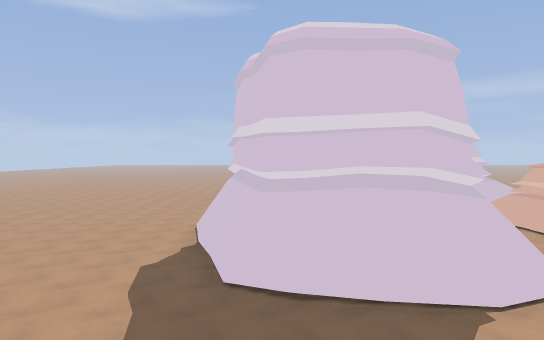
View 1 (above)

24 first-person views from a walk through a Godot game level. The camera is 1.5 m above the floor, tilts 2° down and sees 70° across. The floor is counted in squares, 2 m on a side. Each view is taken from the middle of a square. On the plan, view 1 faces up. The plan holds only what a view shows up to about 12 squares ahead; the rest is blank. The place goes on beyond the plan.

View 2
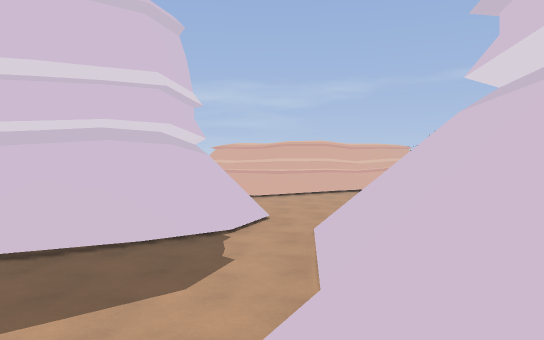

View 3
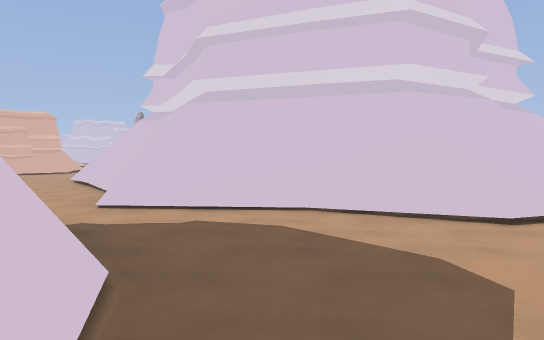

View 4
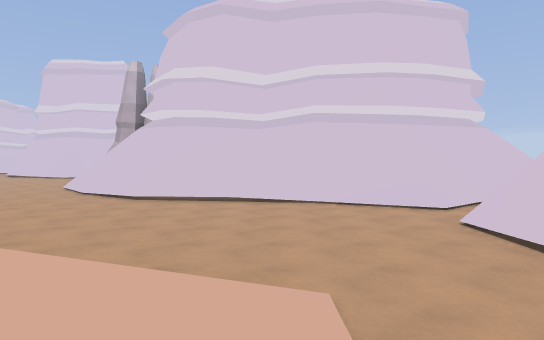

View 5
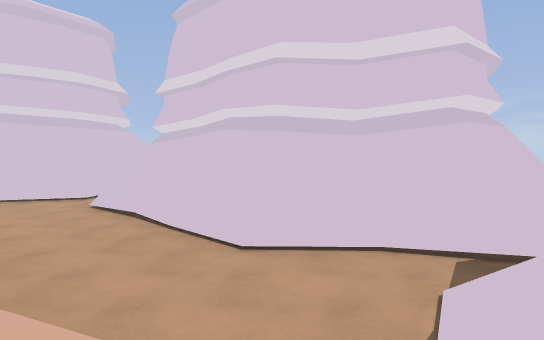

View 6
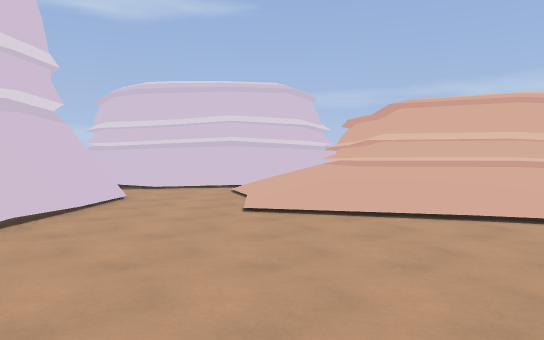

View 7
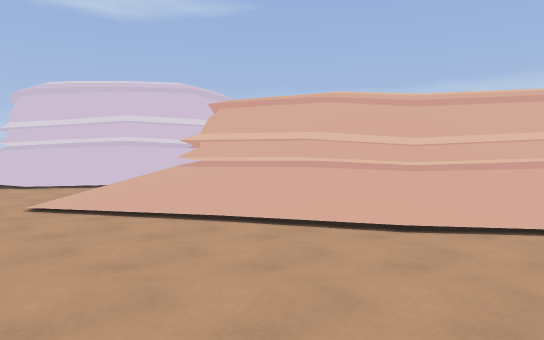

View 8
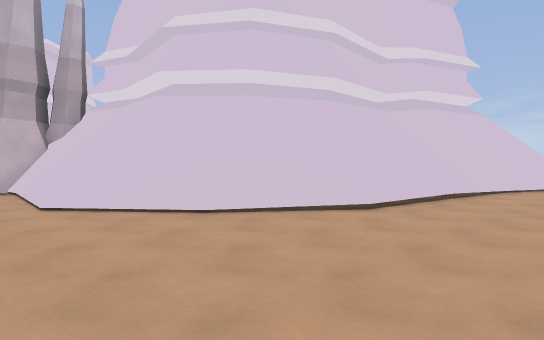

View 9
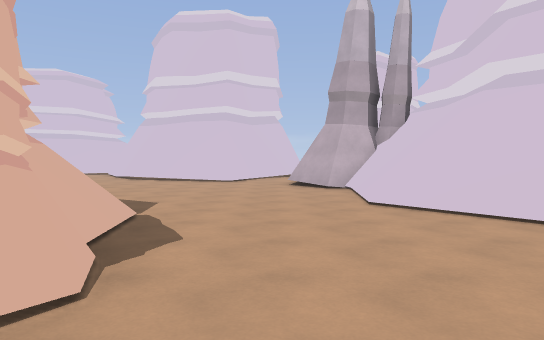

View 10
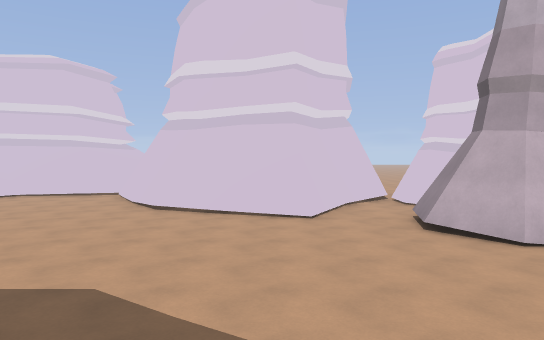

View 11
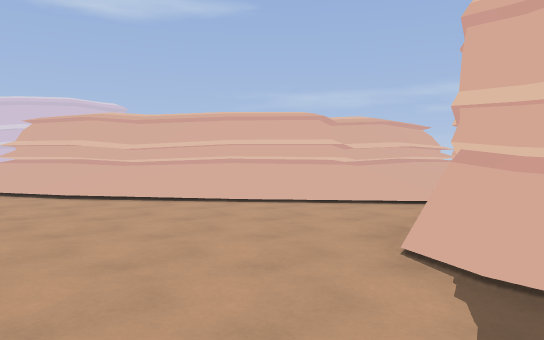

View 12
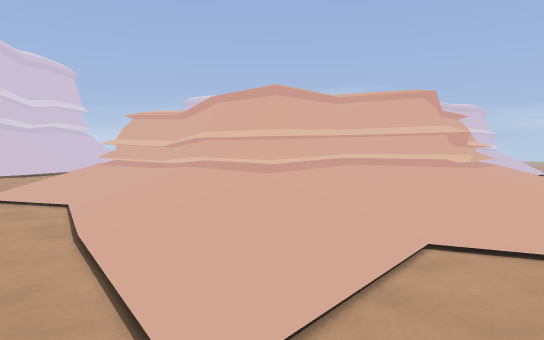

View 13
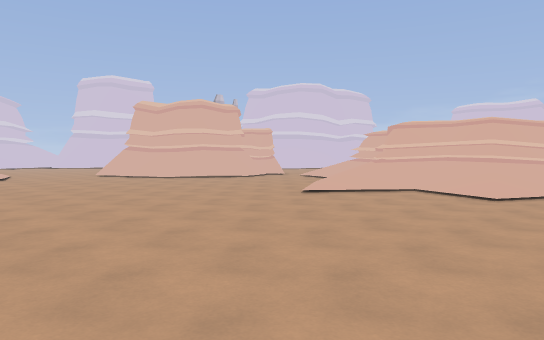

View 14
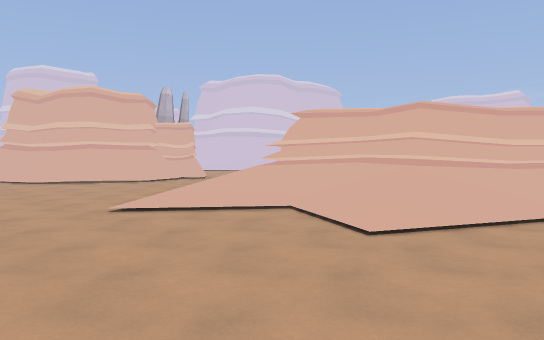

View 15
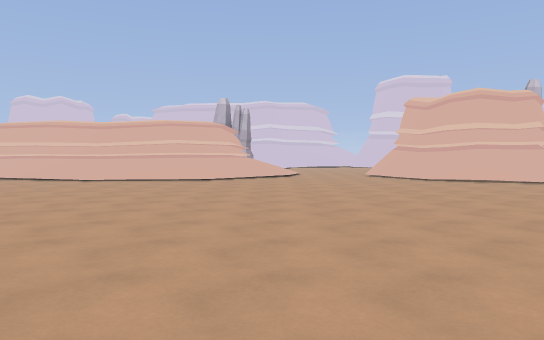

View 16
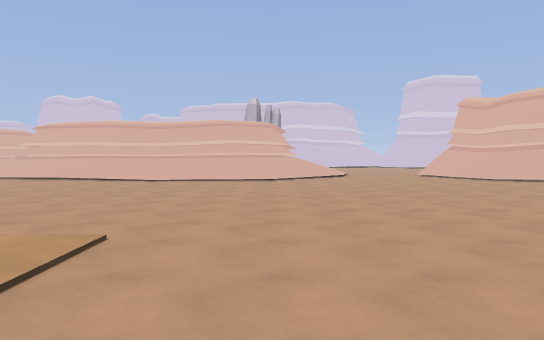

View 17
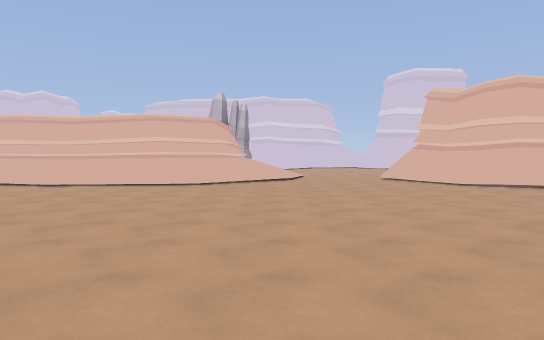

View 18
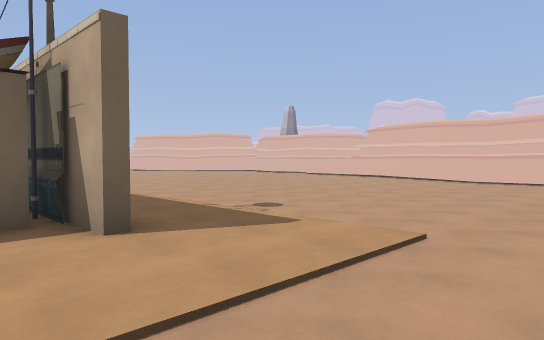

View 19
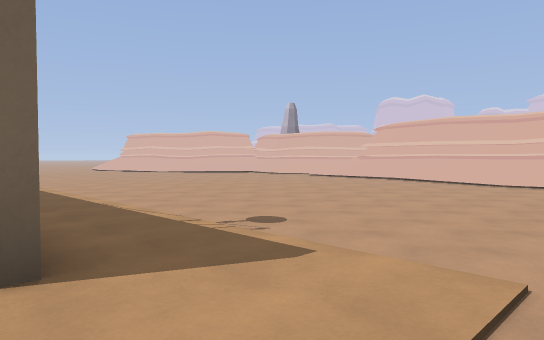

View 20
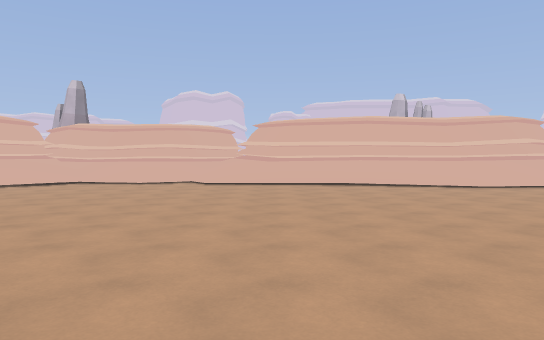

View 21
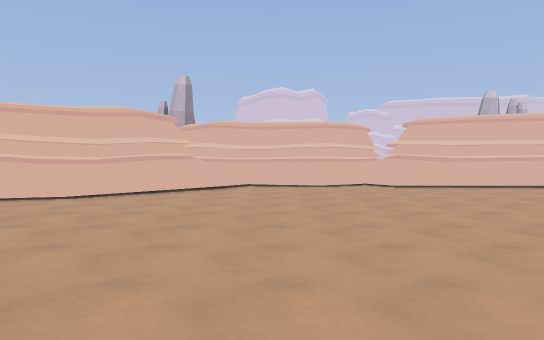

View 22
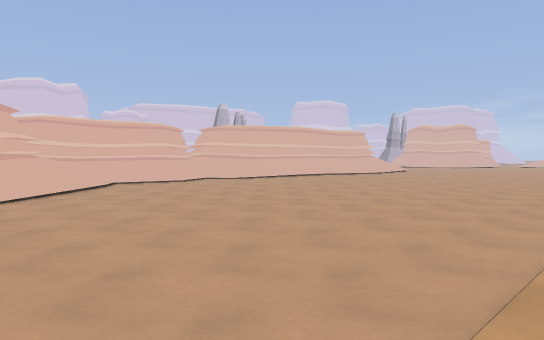

View 23
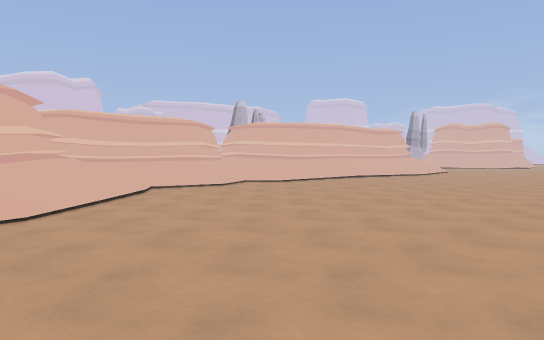

View 24
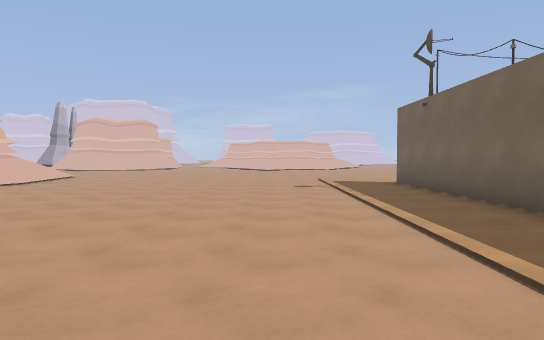

### Floor plan
Key: @ floor where view 1 was taken; # wall or solid block; x gap in a wall; . floor; / step, stairs or slope; = window, fence, low wall or low ledge; ^ raised ledge; v drop or lower ground.
Columns run from 2 left of view 1 to 48 right of it. Each row starts with its distance up from view 1.
 16                   //    .. ... . ..
 15     #v   v#       ^////........ ....#
 14     /#####/       ^^^///...........##....
 13      //////^        ^#//.................... . .. .
 12    ###//.//         ^#//..........................
 11      #...//^        ^^////.........................
 10 x#   ##..//^^      ^#////..........................
  9 .#    #..//#^^#^^^^#///............................
  8 .#    #..//////##^#//..............................
  7 .##   #......////////.............................
  6 ..#####............/.............................//
  5 ...###/............/ ###........................///
  4 ....../............######......//////..........//##
  3 ...../##/..........#    #.....////^#///////.////##
  2  ..////##////......##   ##...///##v#####^///////#
  1  /=#=#####/////..../#                   # /######
  0  /@###   ####///...=#
 -1  =/#        ##//.....
 -2  ###         #//......
 -3   #          #//.......
 -4   #          #///.......
 -5   ##         ####.......
 -6                 #........
 -7                 ..###.....
 -8                #..# ###...
 -9                #.##   #....
-10                ###    ##.../
-11                        #=###

Positions as (right, up) in squares from view 1, and headings:
1: (0, 0), facing up
2: (-1, 0), facing up-right
3: (-2, 6), facing down-right
4: (7, 11), facing down
5: (7, 13), facing down-left
6: (7, 3), facing up
7: (10, 3), facing up
8: (15, 5), facing down-left
9: (15, 5), facing down
10: (17, 1), facing down
11: (15, 0), facing up
12: (24, 11), facing left
13: (29, 16), facing down-left
14: (25, 16), facing down-left
15: (27, 16), facing down
16: (29, 16), facing down
17: (27, 14), facing down
18: (29, 16), facing down-right
19: (30, 15), facing down-right
20: (38, 14), facing down
21: (43, 13), facing down
22: (48, 13), facing down-left
23: (48, 11), facing down-left
24: (43, 11), facing left
